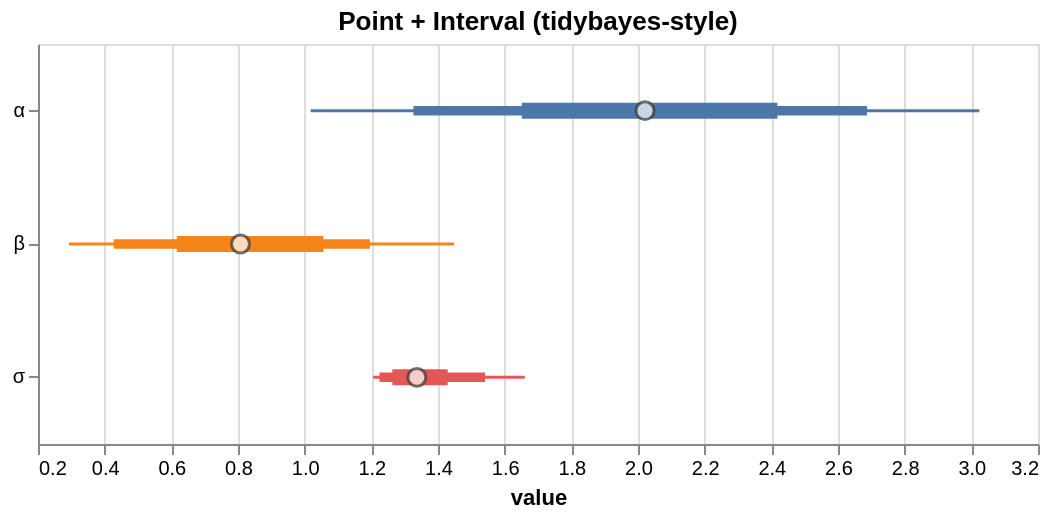

The Vega-Lite source for this figure:
### Vega-Lite specification from a JSON file in a GitHub repository (floating-point values rounded to 4 significant figures)
{"$schema": "https://vega.github.io/schema/vega-lite/v5.json", "config": {"axis": {"labelLimit": 0}, "header": {"labelLimit": 0}, "legend": {"labelLimit": 0}}, "data": {"values": [{"__point__": 0.8075, "hi_0_5_": 1.056, "hi_0_8_": 1.196, "hi_0_95_": 1.448, "lo_0_5_": 0.6165, "lo_0_8_": 0.4271, "lo_0_95_": 0.293, "parameter": "β"}, {"__point__": 2.021, "hi_0_5_": 2.418, "hi_0_8_": 2.687, "hi_0_95_": 3.024, "lo_0_5_": 1.651, "lo_0_8_": 1.326, "lo_0_95_": 1.018, "parameter": "α"}, {"__point__": 1.337, "hi_0_5_": 1.429, "hi_0_8_": 1.541, "hi_0_95_": 1.66, "lo_0_5_": 1.263, "lo_0_8_": 1.225, "lo_0_95_": 1.205, "parameter": "σ"}]}, "height": 200, "layer": [{"encoding": {"color": {"field": "parameter", "legend": null, "type": "nominal"}, "tooltip": [{"field": "__point__", "title": "value (estimate)", "type": "quantitative"}, {"field": "parameter", "type": "nominal"}, {"field": "lo_0_95_", "title": "95% lo", "type": "quantitative"}, {"field": "hi_0_95_", "title": "95% hi", "type": "quantitative"}], "x": {"field": "lo_0_95_", "scale": {"zero": false}, "title": "value", "type": "quantitative"}, "x2": {"field": "hi_0_95_"}, "y": {"axis": {"title": null}, "field": "parameter", "type": "nominal"}}, "mark": {"strokeWidth": 1.5, "type": "rule"}, "params": [{"bind": "scales", "name": "grid", "select": {"encodings": ["x"], "type": "interval"}}]}, {"encoding": {"color": {"field": "parameter", "legend": null, "type": "nominal"}, "tooltip": [{"field": "__point__", "title": "value (estimate)", "type": "quantitative"}, {"field": "parameter", "type": "nominal"}, {"field": "lo_0_95_", "title": "95% lo", "type": "quantitative"}, {"field": "hi_0_95_", "title": "95% hi", "type": "quantitative"}], "x": {"field": "lo_0_8_", "scale": {"zero": false}, "title": "value", "type": "quantitative"}, "x2": {"field": "hi_0_8_"}, "y": {"axis": {"title": null}, "field": "parameter", "type": "nominal"}}, "mark": {"strokeWidth": 4.75, "type": "rule"}}, {"encoding": {"color": {"field": "parameter", "legend": null, "type": "nominal"}, "tooltip": [{"field": "__point__", "title": "value (estimate)", "type": "quantitative"}, {"field": "parameter", "type": "nominal"}, {"field": "lo_0_95_", "title": "95% lo", "type": "quantitative"}, {"field": "hi_0_95_", "title": "95% hi", "type": "quantitative"}], "x": {"field": "lo_0_5_", "scale": {"zero": false}, "title": "value", "type": "quantitative"}, "x2": {"field": "hi_0_5_"}, "y": {"axis": {"title": null}, "field": "parameter", "type": "nominal"}}, "mark": {"strokeWidth": 8.0, "type": "rule"}}, {"encoding": {"tooltip": [{"field": "__point__", "title": "value (estimate)", "type": "quantitative"}, {"field": "parameter", "type": "nominal"}, {"field": "lo_0_95_", "title": "95% lo", "type": "quantitative"}, {"field": "hi_0_95_", "title": "95% hi", "type": "quantitative"}], "x": {"field": "__point__", "scale": {"zero": false}, "type": "quantitative"}, "y": {"field": "parameter", "type": "nominal"}}, "mark": {"color": "white", "filled": true, "size": 80, "stroke": "#333", "strokeWidth": 1.5, "type": "point"}}], "title": "Point + Interval (tidybayes-style)", "width": 500}
